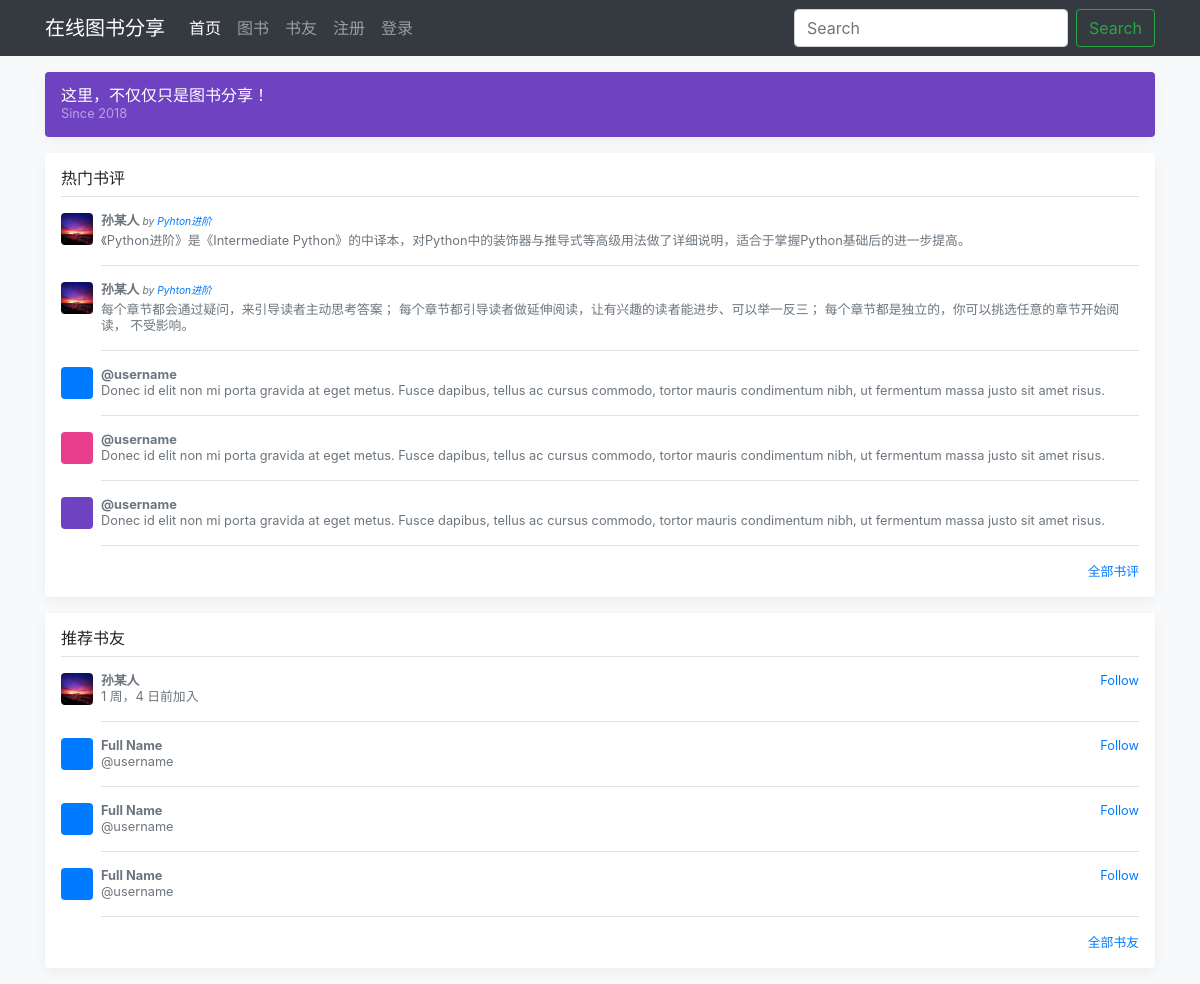
The page / on the database its author committed.
### comments/models.py (models this page shows, shortened)
class Comment(MPTTModel):
    user = models.ForeignKey(settings.AUTH_USER_MODEL, on_delete=models.CASCADE,
                             related_name='book_comments', verbose_name='评论者')
    book = models.ForeignKey(Book, on_delete=models.CASCADE, blank=True, null=True,
                             related_name='comments', verbose_name='图书')
    parent = TreeForeignKey('self', on_delete=models.CASCADE, blank=True, null=True,
                            related_name='replies', verbose_name='父级书评')
    content = models.TextField(verbose_name='评论内容', default=None)
    like_user = models.ManyToManyField(settings.AUTH_USER_MODEL, related_name='like_comments',
                                       blank=True)
    like_number = models.PositiveIntegerField(default=0, verbose_name='点赞数')
    created = models.DateTimeField(auto_now_add=True, db_index=True, verbose_name='评论时间')
    class MPTTMeta:
        order_insertion_by = ('-created', )
    class Meta:
        verbose_name = '书评'
        verbose_name_plural = verbose_name

### users/models.py (models this page shows)
class UserProfile(AbstractUser):
    nickname = models.CharField(max_length=30, blank=True,
                                null=True, verbose_name='昵称')
    signature = models.CharField(max_length=128, blank=True,
                                 null=True, verbose_name='个性签名', default='这家伙很懒，什么都没有留下！')
    avatar = models.ImageField(upload_to='image/user/avatar',
                               default='image/default.jpg', verbose_name='头像')
    class Meta:
        verbose_name = '用户信息'
        verbose_name_plural = verbose_name
    def get_absolute_url(self):
        return reverse('users:user_profile', args=[self.id])
    def __str__(self):
        if self.nickname:
            return self.nickname
        else:
            return self.username

### books/models.py (models this page shows, shortened)
class Book(models.Model):
    name = models.CharField(max_length=128, verbose_name='书名')
    category = models.ForeignKey(Category, on_delete=models.CASCADE,
                                 blank=True, null=True,
                                 related_name='category_books',
                                 verbose_name='分类')
    cover_picture = models.ImageField(upload_to='image/book/picture',
                                      default='image/default.jpg',
                                      verbose_name='封面图')
    desc = models.TextField(verbose_name='简介')
    upload_user = models.ForeignKey(settings.AUTH_USER_MODEL,
                                    on_delete=models.CASCADE,
                                    related_name='upload_books',
                                    verbose_name='上传者')
    created = models.DateTimeField(auto_now_add=True, verbose_name='上传时间')
    class Meta:
        verbose_name = '图书'
        verbose_name_plural = verbose_name
        ordering = ('-created',)

### comments/templatetags/comment_tags.py (called while the page is built)
@register.simple_tag
def get_hot_comments():
    return Comment.objects.all().order_by('-created')[:2]

### users/templatetags/user_tags.py (called while the page is built)
@register.simple_tag
def get_recommend_users():
    users = UserProfile.objects.all()
    return users

### templates/index.html
{% extends "base.html" %}
{% load staticfiles %}
{% load comment_tags %}
{% load user_tags %}
{% block main %}
    <div class="container">
        <div class="d-flex align-items-center p-3 my-3 text-white-50 bg-purple rounded box-shadow">
            <div class="lh-100">
              <h6 class="mb-0 text-white lh-100">这里，不仅仅只是图书分享！</h6>
              <small>Since 2018</small>
            </div>
        </div>
        <div class="my-3 p-3 bg-white rounded box-shadow">
            <h6 class="border-bottom border-gray pb-2 mb-0">热门书评</h6>
            {% get_hot_comments as hot_comments %}
            {% for hot_comment in hot_comments %}
                <div class="media text-muted pt-3">
                    <a href="{{ hot_comment.user.get_absolute_url }}">
                        <img src="{{ hot_comment.user.avatar.url }}" alt="" class="mr-2 rounded" style="width: 32px; height: 32px;">
                    </a>
                    <p class="media-body pb-3 mb-0 small lh-125 border-bottom border-gray">
                        <strong class="d-block text-gray-dark mb-1">
                            {{ hot_comment.user }}
                            <cite>
                                <span><small>by</small></span>
                                <a class="text-gray-dark" href="#"><small>{{ hot_comment.book.name }}</small></a>
                            </cite>
                        </strong>
                        {{ hot_comment.content }}
                    </p>
                </div>
            {% endfor %}
            <div class="media text-muted pt-3">
              <img data-src="holder.js/32x32?theme=thumb&bg=007bff&fg=007bff&size=1" alt="" class="mr-2 rounded">
              <p class="media-body pb-3 mb-0 small lh-125 border-bottom border-gray">
                <strong class="d-block text-gray-dark">@username</strong>
                Donec id elit non mi porta gravida at eget metus. Fusce dapibus, tellus ac cursus commodo, tortor mauris condimentum nibh, ut fermentum massa justo sit amet risus.
              </p>
            </div>
            <div class="media text-muted pt-3">
              <img data-src="holder.js/32x32?theme=thumb&bg=e83e8c&fg=e83e8c&size=1" alt="" class="mr-2 rounded">
              <p class="media-body pb-3 mb-0 small lh-125 border-bottom border-gray">
                <strong class="d-block text-gray-dark">@username</strong>
                Donec id elit non mi porta gravida at eget metus. Fusce dapibus, tellus ac cursus commodo, tortor mauris condimentum nibh, ut fermentum massa justo sit amet risus.
              </p>
            </div>
            <div class="media text-muted pt-3">
              <img data-src="holder.js/32x32?theme=thumb&bg=6f42c1&fg=6f42c1&size=1" alt="" class="mr-2 rounded">
              <p class="media-body pb-3 mb-0 small lh-125 border-bottom border-gray">
                <strong class="d-block text-gray-dark">@username</strong>
                Donec id elit non mi porta gravida at eget metus. Fusce dapibus, tellus ac cursus commodo, tortor mauris condimentum nibh, ut fermentum massa justo sit amet risus.
              </p>
            </div>
            <small class="d-block text-right mt-3">
              <a href="#">全部书评</a>
            </small>
      </div>
        <div class="my-3 p-3 bg-white rounded box-shadow">
            <h6 class="border-bottom border-gray pb-2 mb-0">推荐书友</h6>
            {% get_recommend_users as recommend_users %}
            {% for recommend_user in recommend_users %}
                <div class="media text-muted pt-3">
                  <a href="#">
                      <img src="{{ recommend_user.avatar.url }}" alt="" class="mr-2 rounded" style="width: 32px; height: 32px;">
                  </a>
                  <div class="media-body pb-3 mb-0 small lh-125 border-bottom border-gray">
                    <div class="d-flex justify-content-between align-items-center w-100">
                      <strong class="text-gray-dark">{{ recommend_user }}</strong>
                      <a href="#">Follow</a>
                    </div>
                    <span class="d-block">{{ recommend_user.date_joined|timesince }}前加入</span>
                  </div>
                </div>
            {% endfor %}
            <div class="media text-muted pt-3">
              <img data-src="holder.js/32x32?theme=thumb&bg=007bff&fg=007bff&size=1" alt="" class="mr-2 rounded">
              <div class="media-body pb-3 mb-0 small lh-125 border-bottom border-gray">
                <div class="d-flex justify-content-between align-items-center w-100">
                  <strong class="text-gray-dark">Full Name</strong>
                  <a href="#">Follow</a>
                </div>
                <span class="d-block">@username</span>
              </div>
            </div>
            <div class="media text-muted pt-3">
              <img data-src="holder.js/32x32?theme=thumb&bg=007bff&fg=007bff&size=1" alt="" class="mr-2 rounded">
              <div class="media-body pb-3 mb-0 small lh-125 border-bottom border-gray">
                <div class="d-flex justify-content-between align-items-center w-100">
                  <strong class="text-gray-dark">Full Name</strong>
                  <a href="#">Follow</a>
                </div>
                <span class="d-block">@username</span>
              </div>
            </div>
            <div class="media text-muted pt-3">
              <img data-src="holder.js/32x32?theme=thumb&bg=007bff&fg=007bff&size=1" alt="" class="mr-2 rounded">
              <div class="media-body pb-3 mb-0 small lh-125 border-bottom border-gray">
                <div class="d-flex justify-content-between align-items-center w-100">
                  <strong class="text-gray-dark">Full Name</strong>
                  <a href="#">Follow</a>
                </div>
                <span class="d-block">@username</span>
              </div>
            </div>
            <small class="d-block text-right mt-3">
              <a href="#">全部书友</a>
            </small>
        </div>
    </div>
{% endblock %}

### static/css/offcanvas.css (style rules this page uses)
html, body { overflow-x: hidden; }
body { padding-top: 56px; }
.text-white-50 { color: rgba(255, 255, 255, .5); }
.bg-purple { background-color: var(--purple); }
.border-bottom { border-bottom: 1px solid #e5e5e5; }
.box-shadow { box-shadow: 0 .25rem .75rem rgba(0, 0, 0, .05); }
.lh-100 { line-height: 1; }
.lh-125 { line-height: 1.25; }

### static/css/user-book.css (style rules this page uses)
h1, h2, h3, h4, h5, h6 { font-family: "Playfair Display", Georgia, "Times New Roman", serif; }
.border-bottom { border-bottom: 1px solid #e5e5e5; }
.box-shadow { box-shadow: 0 .25rem .75rem rgba(0, 0, 0, .05); }

### rows shown on the page
Comment: user.avatar (picture), user "孙某人", book.name "Pyhton进阶", content "《Python进阶》是《Intermediate Python》的中译本，对Python中的装饰器与推导式等高级用法做了详细说明，适合于掌握Python基础后的进一步提高。"
Comment: user.avatar (picture), user "孙某人", book.name "Pyhton进阶", content "每个章节都会通过疑问，来引导读者主动思考答案； 每个章节都引导读者做延伸阅读，让有兴趣的读者能进步、可以举一反三； 每个章节都是独立的，你可以挑选任意的章节开始阅读， 不受影响。"
UserProfile: avatar (picture), nickname "孙某人", date_joined "1 周，4 日"
